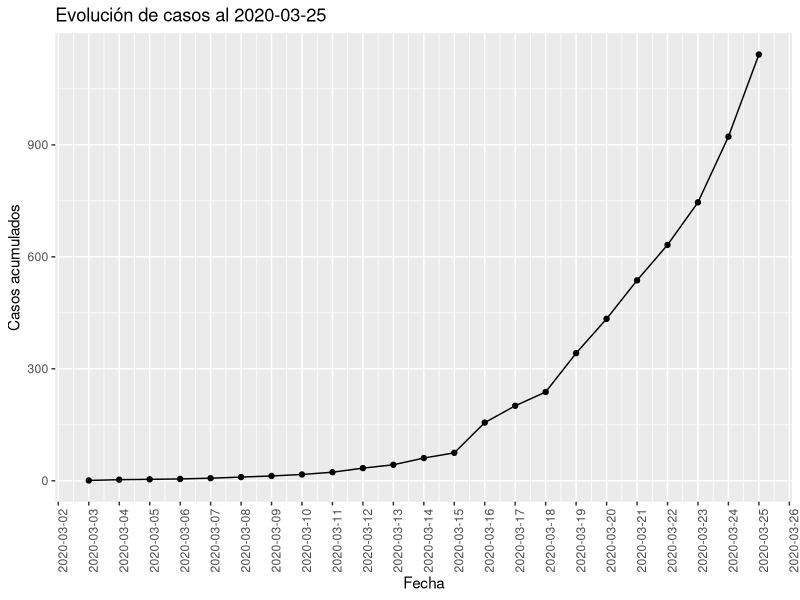
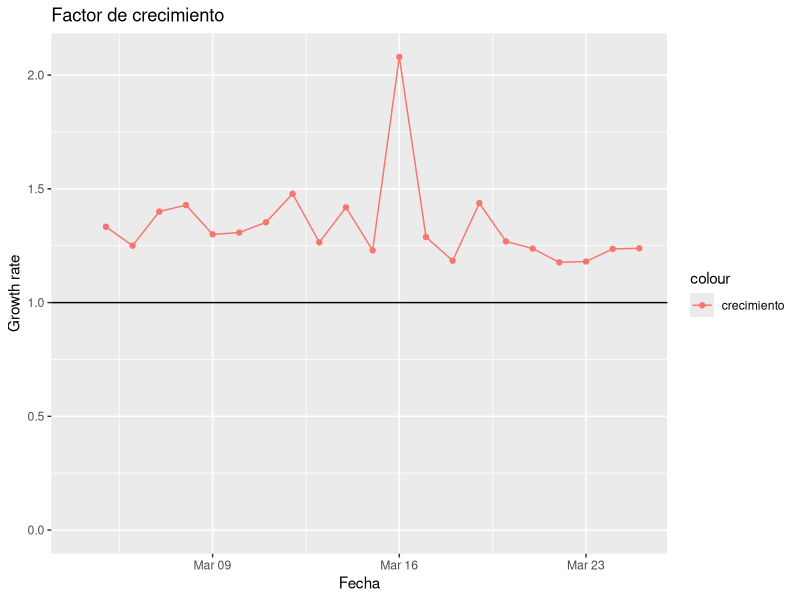
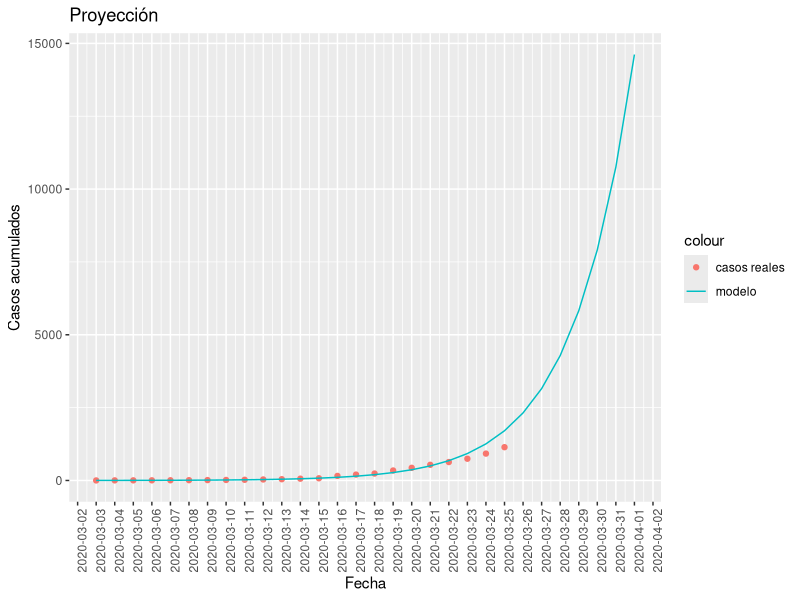
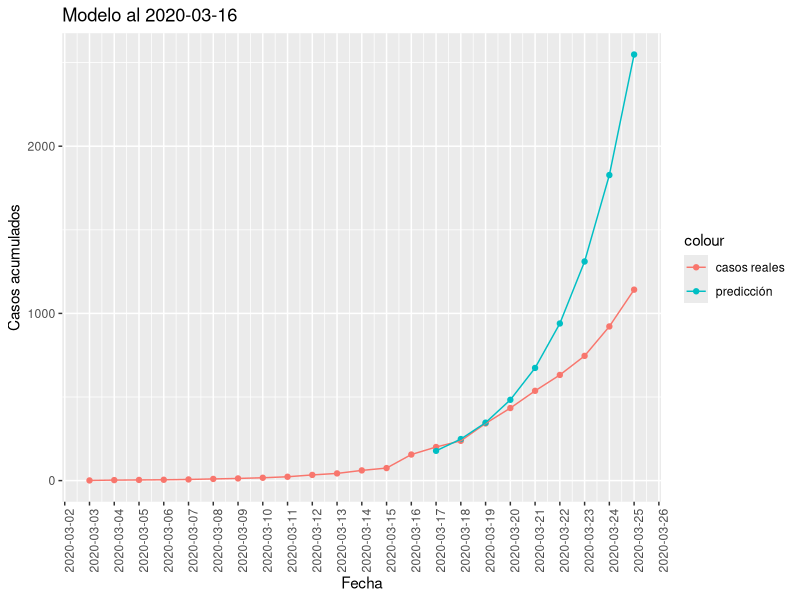
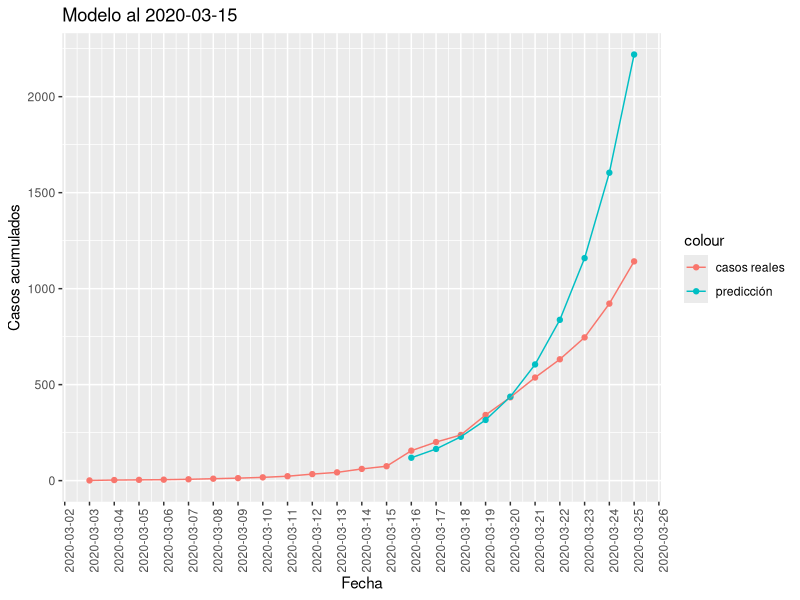
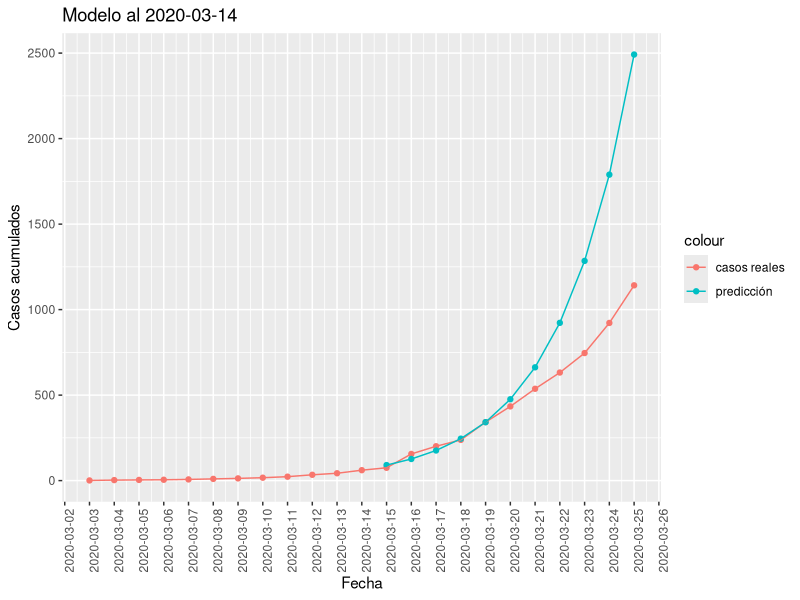
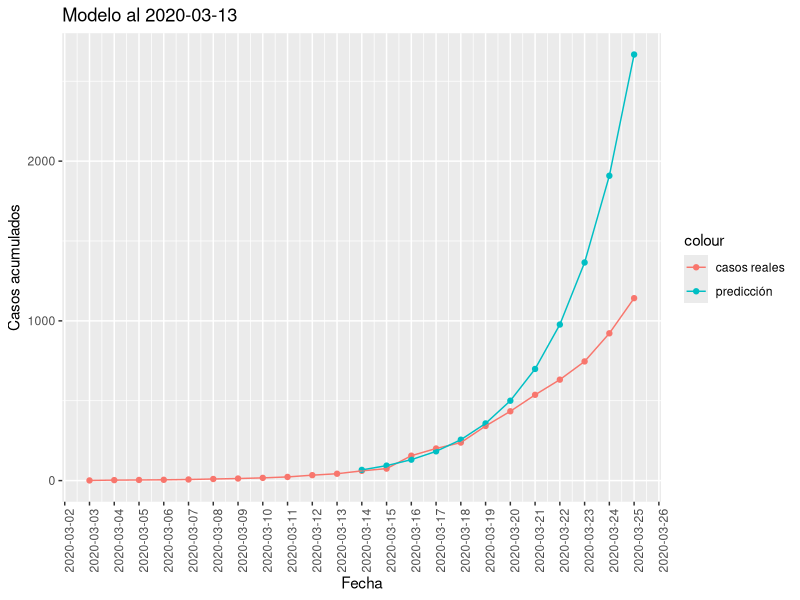

Generate these figures, in order, with R:
## ---- chunk 1
knitr::opts_chunk$set(echo = FALSE)
library(ggplot2)
library(knitr)
library(kableExtra)
## ---- chunk 2
data <- read.csv2("corona_data.csv", sep = ",", header = TRUE)
data$Day <- as.Date(data$Day)
n <- nrow(data)
data$x <- 1:n
data$cum <- cumsum(data$NewCases)
latest <- data[n,1]
p <-ggplot() + ggtitle(paste("Evolución de casos al", latest)) +
    geom_line(aes(x=data$Day, y=data$cum)) + 
    geom_point(aes(x=data$Day, y=data$cum)) +
    xlab("Fecha") + ylab("Casos acumulados") + 
    theme(axis.text.x = element_text(angle = 90, hjust = 1)) +
    scale_x_date(date_breaks = "1 days")
p
## ---- chunk 3
growth_ratio <- vector(length=(n-1))
for( i in 2:n ) {
  growth_ratio[i-1] <- data$cum[i] / data$cum[i-1]
}
# La primera muestra es espuria
growth_ratio[1] <- NA
ggplot() + ggtitle("Factor de crecimiento") + 
  geom_point(aes(x=data$Day[2:n], y=growth_ratio, color="crecimiento")) + 
  geom_line(aes(x=data$Day[2:n], y=growth_ratio, color="crecimiento")) + 
  xlab("Fecha") + ylab("Growth rate") +
  ylim(0,(max(growth_ratio)+0.5)) +
  geom_hline(yintercept = 1, aes(color="y=1"))
  
## ---- chunk 4
model <- lm(formula = log(cum) ~ x , data=data)

test_data <- data.frame(
                Day = seq(data$Day[1], by="day", length.out = (n+7)), 
                x = 1:(n+7)
              )

test_data$preds <- exp(predict(model, newdata=test_data))

p <-ggplot() + ggtitle(paste("Proyección")) +
    geom_point(aes(x=data$Day, y=data$cum, color="casos reales")) + 
    geom_line(aes(x=test_data$Day, y=test_data$preds, color="modelo")) + 
    xlab("Fecha") + ylab("Casos acumulados") + 
    theme(axis.text.x = element_text(angle = 90, hjust = 1)) +
    scale_x_date(date_breaks = "1 days")
p
## ---- chunk 5
print_test <- test_data
print_test$x <- c()
print_test <- tail(print_test, n=7)
print_test %>%  kable(digits=0) %>%
  kable_styling(bootstrap_options = c("striped", "hover", "condensed", "responsive"), full_width = FALSE)
## ---- chunk 6
summary(model)
## ---- chunk 7
run_model <- function(data, date_split) {
  train_idxs <- which(data$Day <= date_split)
  train <- data[train_idxs,]
  test  <- data[-train_idxs,]
  model <- lm(formula = log(cum) ~ x, data=train)
  test$preds <- exp(predict(model, newdata=test))
  
  error <- sqrt(mean(test$cum - test$preds)^2)
  cat("RMS error = ", error, "personas")
  
  p <-ggplot() + ggtitle(paste("Modelo al", date_split)) +
      geom_point(aes(x=data$Day, y=data$cum, color="casos reales")) + 
      geom_point(aes(x=test$Day, y=test$preds, color="predicción")) + 
      geom_line(aes(x=data$Day, y=data$cum, color="casos reales")) + 
      xlab("Fecha") + ylab("Casos acumulados") + 
      theme(axis.text.x = element_text(angle = 90, hjust = 1)) +
      scale_x_date(date_breaks = "1 days")
  if (length(test$preds) > 1) {
    p <- p + geom_line(aes(x=test$Day, y=test$preds, color="predicción")) 
  }
  p
}
## ---- chunk 8
run_model(data, "2020-03-16")
## ---- chunk 9
run_model(data, "2020-03-15")
## ---- chunk 10
run_model(data, "2020-03-14")
## ---- chunk 11
run_model(data, "2020-03-13")
